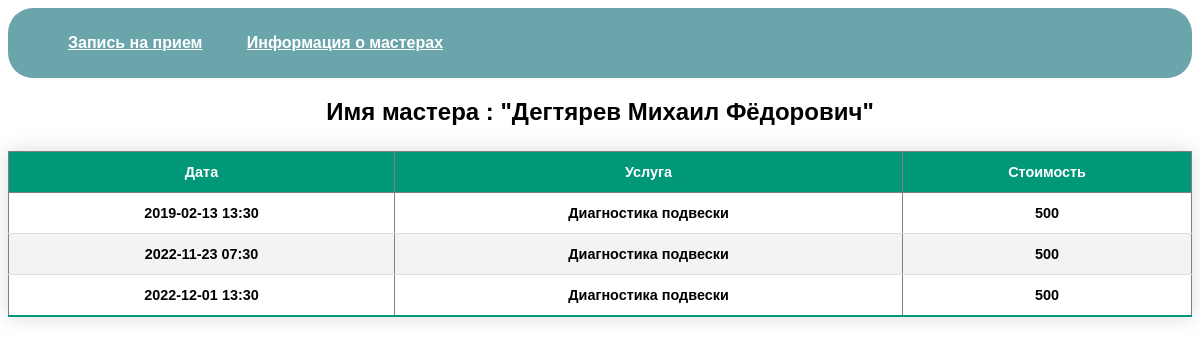
Page /completed_work.php?id=3 on the committed database.
### tables this page shows
CREATE TABLE workers
(
    id                INTEGER PRIMARY KEY AUTOINCREMENT,
    first_n           TEXT    NOT NULL,
    second_n          TEXT    NOT NULL,
    middle_n          TEXT    NOT NULL,
    status            TEXT    NOT NULL CHECK (status = "working" OR status = "fired" ),
    percent           REAL    NOT NULL CHECK ( percent BETWEEN 0 AND 100),
    specialization_id INTEGER NOT NULL,
    FOREIGN KEY (specialization_id) REFERENCES specializations (id)
);

### public/config/connect.php (called while the page is built, shortened)
<?php
function getData($pdo, $query)
{
    $statement = $pdo->query($query);
    $data = $statement->fetchAll();
    return $data;
}

### public/completed_work.php (the view, shortened to what this page needs)
<!DOCTYPE html>
<html lang="en">
<head>
    <link rel="stylesheet" href="./styles.css">
</head>
<body>
    <div class="nav_bar">
        <nav>
            <ul>
                <li>
                    <a href="./appointments.php">Запись на прием</a>
                </li>
                <li>
                    <a href="./index.php">Информация о мастерах</a>
                </li>
            </ul>
        </nav>
    </div>
    <?php
    require_once "./config/connect.php";
    $query = "SELECT * FROM workers WHERE id == {$_GET['id']};";
    $name = getData(pdo: $pdo, query: $query);
    ?>
    <h2 style="text-align:center;">Имя мастера :
        "<?= $name[0]['second_n'], " ", $name[0]['first_n'], " ", $name[0]['middle_n'] ?>"</h2>
    <?php
    $query = "SELECT day,name_service,price,work_status FROM registrations
                  INNER JOIN services s on registrations.service_id = s.id WHERE worker_id == {$_GET['id']};";
    $data = getData(pdo: $pdo, query: $query);
    ?>
    <table border="1" cellpadding="10" class="table">
        <thead>
            <th>Дата</th>
            <th>Услуга</th>
            <th>Стоимость</th>
        </thead>
        <?php foreach ($data as $d) { ?>
            <tr>
                <th><?= $d['day'] ?></th>
                <th><?= $d['name_service'] ?></th>
                <th><?= $d['price'] ?></th>
            </tr>
        <?php } ?>
    </table>
</body>
</html>

### public/styles.css (style rules this page uses)
.table { border-collapse: collapse; margin: 25px 0; font-size: 0.9em; font-family: sans-serif; min-width: 400px; box-shadow: 0 0 20px rgba(0, 0, 0, 0.15); }
.table th, .table td { padding: 12px 15px; }
.table tbody tr { border-bottom: 1px solid #dddddd; }
.table tbody tr:nth-of-type(even) { background-color: #f3f3f3; }
.table tbody tr:last-of-type { border-bottom: 2px solid #009879; }
a { color: #6d916c; }
body { font-family: sans-serif; }
h1, h2 { text-align: center; }
table { width: 100%; }
.nav_bar { height: 100%; width: 100%; background-color: #69a5aa; border-radius: 25px; }
nav { display: flex; justify-content: space-between; }
nav ul li { list-style-type: none; display: inline-block; padding: 10px 20px; }
nav ul li a { color: white; font-weight: bold; }

### rows in the picture
workers: second_n "Дегтярев", first_n "Михаил", middle_n "Фёдорович"

### other values in the picture
$d['day'] "2019-02-13 13:30"
$d['name_service'] "Диагностика подвески"
$d['price'] "500"
$d['day'] "2022-11-23 07:30"
$d['day'] "2022-12-01 13:30"
